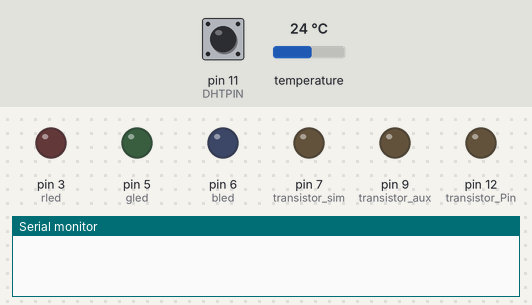
Simulated run of this sketch. Board: Arduino Uno, built with avr-gcc and run on an emulated ATmega328P. On the bench: output pins drawn as LEDs (lit = HIGH), the last lines printed to the serial monitor. The test bench sets the inputs (shaded band); at power-on: pin 11 (DHTPIN) HIGH, temperature 24 °C. The local clock reads 2024-03-15 10:24:30 at power-on unless the sketch sets it; pins used as bus, display or sensor lines are not drawn.

Above: at 0.1 s.
At 1.6 s:
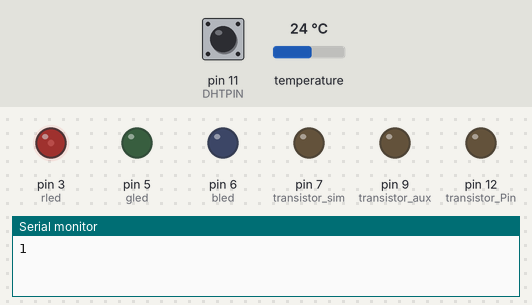
At 2.6 s:
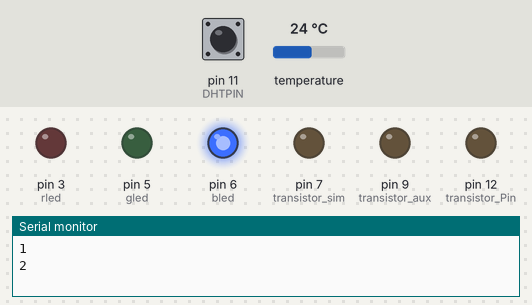
At 3.6 s:
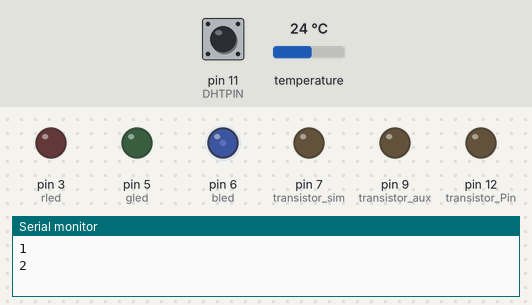
At 5.6 s:
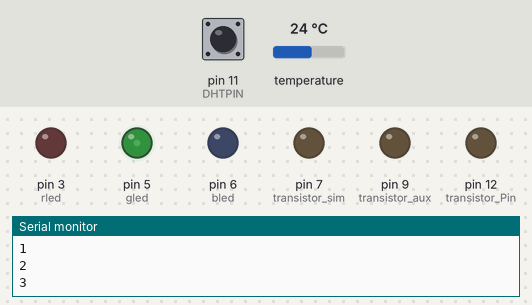
At 6.8 s:
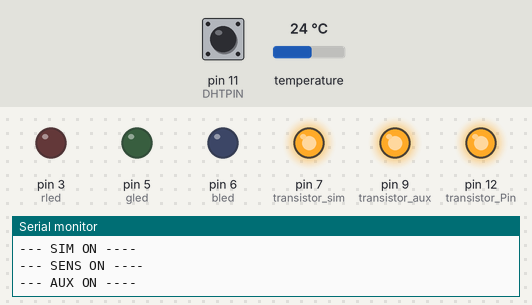
Timing chart, 0 to 8.3 s (numbered marks = the images above):
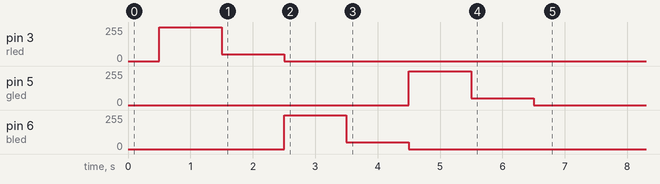

The sketch:

PruebaSensoresRTCV02.ino
```cpp
#include "DHT.h" // Libreria DHT de Adafruit para DHT 11 o DHT 22 https://github.com/adafruit/DHT-sensor-library/archive/master.zip
#include <DS3232RTC.h>  //Libreria RTC https://github.com/JChristensen/DS3232RTC
#include "SIM800L.h"
#include <SoftwareSerial.h>


#define transistor_Pin 12   //Pin del transistor
#define transistor_sim 7   //Pin del transistor
#define transistor_aux 9   //Pin del transistor


#define rled 3   //Pin del transistor
#define gled 5   //Pin del transistor
#define bled 6   //Pin del transistor

//------------------HALL----------------
#define  hall_an 10  //Pin Anemometro (Vel. Viento)
#define  hall_pluv1 13 //Pin Anemometro (Pluviografo1)

#define DHTPIN 11     //Pin donde está conectado el sensor DHT
#define DHTTYPE DHT22   //Sensor DHT22
DHT dht(DHTPIN, DHTTYPE);

int hallCounter = 0;   //Contador tic tocs anemometro
int hallState = 0;         //Estado actual del sensor efecto hall anemometro (HIGH,LOW)

int lastHall = 0;     //Estado previo del sensor efecto hall anemometro (HIGH,LOW)
int lLastHall = 0;     //Estado previo del sensor efecto hall anemometro (HIGH,LOW)
int lLLastHall = 0;     //Estado previo del sensor efecto hall anemometro (HIGH,LOW)

int hallCounter1 = 0;   //Contador tic tocs ´pluviografo
int hallState1 = 0;      //Estado actual del sensor efecto hall pluviografo (HIGH,LOW)

bool lastHall1 = HIGH;    //Estado previo del sensor efecto hall pluviografo (HIGH,LOW)
bool lLastHall1 = HIGH;     //Estado previo del sensor efecto hall anemometro (HIGH,LOW)
bool lLLastHall1 = HIGH;     //Estado previo del sensor efecto hall anemometro (HIGH,LOW)

float starttime;
float new_endtime = 0;

int tiempo_hall = 100;

int direccion = 0;
int WV = 0;


float h;  //Variable de humedad relativa (0-100)
float temp; //Variable temeperatura grados centigrados

boolean date_done = false;

float vol_bat = 0;
float vol_panel = 0;

#define RST_ARD 4

//#define SIM800_RX_PIN 5
//#define SIM800_TX_PIN 4
#define SIM800_RST_PIN 8

const char APN[] = "hologram";
const char USR[] = "";
const String URL = "https://eco.agromakers.org/api/r_v?id=2020080427&tramo=";
const String URL2 = "https://eco.agromakers.org/api/r_v?id=2020080427&tramo=";

SIM800L* sim800l;


const uint8_t LIMIT_CONT = 35;

void setup() {
  // put your setup code here, to run once:
  Serial.begin(9600);

  //delay(2000);
  pinMode(RST_ARD, OUTPUT);
  delay(500);
  digitalWrite(RST_ARD, LOW);

  pinMode(transistor_Pin, OUTPUT);
  pinMode(transistor_sim, OUTPUT);
  pinMode(transistor_aux, OUTPUT);

  testRGB();


  Serial.println("--- SIM ON ----");
  digitalWrite(transistor_sim, HIGH);
  delay(100);

  Serial.println("--- SENS ON ----");
  digitalWrite(transistor_Pin, HIGH);
  delay(100);

  Serial.println("--- AUX ON ----");
  digitalWrite(transistor_aux, HIGH);
  delay(100);

//  delay(10000);
//
//  Serial.println("--- SIM OFF ----");
//  digitalWrite(transistor_sim, LOW);
//  delay(100);
//
//  Serial.println("--- SENS OFF ----");
//  digitalWrite(transistor_sim, LOW);
//  delay(100);
//
//  Serial.println("--- AUX OFF ----");
//  digitalWrite(transistor_aux, LOW);
//  delay(100);

 // Equivalent line with the debug enabled on the Serial
  sim800l = new SIM800L((Stream *)&Serial, SIM800_RST_PIN, 300, 20, (Stream *)&Serial);

  delay(5000);

//  sendGet(URL);

  dht.begin();//Inicializar el DHT
  delay(500);

  temp_hum();
  delay(500);

  initTime();
  delay(1000);
  time_t tiempo = RTC.get();
  Serial.println(F("Time Datos"));
  Serial.println((String(hour(tiempo))+ "," + String(minute(tiempo))));

}

void loop() {


  time_t t = RTC.get();
  Serial.println(F("HORA"));
  Serial.println(String(hour(t))+ "," + String(minute(t)) + "," + String(second(t)));

  delay(1000);


}
void testRGB(){
  pinMode(rled, OUTPUT);
  pinMode(bled, OUTPUT);
  pinMode(gled, OUTPUT);

  analogWrite(rled, 0);
  analogWrite(bled, 0);
  analogWrite(gled, 0);

  //Test de color
  Serial.println("1");
  analogWrite(rled, 255); // Se enciende color rojo
  delay(1000);            // Se esperan 1 s
  analogWrite(rled, 50); // Se enciende color rojo
  delay(1000);            // Se esperan 1 s
  analogWrite(rled, 0);  // Se apaga color rojo

  Serial.println("2");
  analogWrite(bled, 255); // Se enciende color azul
  delay(1000);            // Se esperan 1 s
  analogWrite(bled, 50); // Se enciende color azul
  delay(1000);            // Se esperan 1 s
  analogWrite(bled, 0);  // Se apaga color azul

  Serial.println("3");
  analogWrite(gled, 255); // Se enciende color verde
  delay(1000);            // Se esperan 1 s
  analogWrite(gled, 50); // Se enciende color verde
  delay(1000);            // Se esperan 1 s
  analogWrite(gled, 0);  // Se apaga colo verde
}

void testSensores(){
  updateVolt();
  delay(1000);
  int dirF = 0;
  temp_hum();
  delay(500);
  int contDifDir = 0;
  boolean out = true;
  int dir1 = dir();
  delay(1000);

//  while(true){
//    int dir1 = dir();
//    delay(1000);
//    int dir2 = dir();
//    delay(1000);
//    int dir3 = dir();
//    delay(1000);
//    int dir4 = dir();
//    delay(1000);
//    if(dir1 == dir2){
//      dirF = dir1;
//      out = false;;
//    }else{
//      contDifDir++;
//      dirF = dir1;
//    }
//  }


  hall();
  delay(100000);
}
void initTime(){
  //Configuración de la fecha
  RTC.begin();
  delay(1000);

  if (true){
  tmElements_t tm;
  tm.Hour = 16;
  tm.Minute = 11;
  tm.Second = 00;
  tm.Day = 13;
  tm.Month = 07;
  tm.Year = 2021 - 1970;
  RTC.write(tm);

  time_t t = RTC.get();
  Serial.println(String(hour(t))+ "," + String(minute(t)));
  }

  date_done = true;
}

void hall() {
  hallCounter = 0;
  hallCounter1 = 0;
  starttime = millis();
  Serial.print("Inicio Hall");
  //Serial.println(starttime);
  while ((new_endtime - starttime) < tiempo_hall) { //Realizar este loop durante 45 segundos
    hallState = digitalRead(hall_an); //Estado hall anemometro
    hallState1 = digitalRead(hall_pluv1); //Estado hall pluviografo 1
//    Serial.println("----------------------");
//    if (hallState == HIGH) {
//      Serial.println(F("HIGH"));
//    }else{
//      Serial.println(F("LOW"));
//    }
//    if (lastHall1 == HIGH) {
//      Serial.println(F("HIGH"));
//    }else{
//      Serial.println(F("LOW"));
//    }
//    if (lLastHall == HIGH) {
//      Serial.println(F("HIGH"));
//    }else{
//      Serial.println(F("LOW"));
//    }
//    if (lLLastHall == HIGH) {
//      Serial.println(F("HIGH"));
//    }else{
//      Serial.println(F("LOW"));
//    }
    //Si hay un cambio en el estado HIGH ->LOW o LOW->HIGH en la señal de salida de los efecto hall
    //se aumenta en 1 el numero de tic tocs
    if (lLLastHall != lLastHall) {
      if (hallState == HIGH and lastHall == HIGH and lLastHall == HIGH) {
        hallCounter++;
        Serial.println(hallCounter);
        Serial.println("Anemometro");
//delay(500);
      }
      delay(50);
    }
    if (lLLastHall1 != lLastHall1) {
      if (hallState1 == HIGH and lastHall1 == HIGH and lLastHall1 == HIGH) {
        hallCounter1++;
        Serial.println(hallCounter1);
        Serial.println("Pluviografo");
        //delay(500);
      }
      delay(50);
    }

    lLLastHall = lLastHall;
    lLastHall = lastHall;
    lastHall = hallState;

    lLLastHall1 = lLastHall1;
    lLastHall1 = lastHall1;
    lastHall1 = hallState1;


    new_endtime = millis();
  }
  Serial.println("Counter");
  Serial.println(hallCounter);
  Serial.println(hallCounter1);
}


int dir(){

  //Dependiendo del valor analogo obtenido de la señal del sensor infrarrojo se establece la direccion
    WV = analogRead(A3);
    Serial.println("DIR ->");
    Serial.println(WV);
//--------------ESTACION 5-------------
    if (WV > 145 && WV < 165){
      direccion = 1;
    }
    else if (WV >= 166 && WV < 180){
      direccion = 2;
    }
    else if (WV >= 181 && WV < 200){
      direccion = 3;
    }
    else if (WV >= 201 && WV < 220){
      direccion = 4;
    }
    else if (WV >= 221 && WV < 246){
      direccion = 5;
    }
    else if (WV >= 246 && WV < 275){
      direccion = 6;
    }
    else if (WV >= 276 && WV < 305){
      direccion = 7;
    }
    else if (WV >= 305 && WV < 413){
      direccion = 8;
    }
    else{
      direccion = 9;
    }
//------------- ESTACION4 ---------------
//    if (WV > 145 && WV < 180){
//      direccion = 1;
//    }
//    else if (WV >= 181 && WV < 195){
//      direccion = 2;
//    }
//    else if (WV >= 196 && WV < 210){
//      direccion = 3;
//    }
//    else if (WV >= 211 && WV < 245){
//      direccion = 4;
//    }
//    else if (WV >= 245 && WV < 275){
//      direccion = 5;
//    }
//    else if (WV >= 276 && WV < 305){
//      direccion = 6;
//    }
//    else if (WV >= 306 && WV < 335){
//      direccion = 7;
//    }
//    else if (WV >= 336 && WV < 413){
//      direccion = 8;
//    }
//    else{
//      direccion = 9;
//    }

//------------ ESTACION2 -----------
//    if (WV > 145 && WV < 160){
//      direccion = 1;
//    }
//    else if (WV >= 161 && WV < 180){
//      direccion = 2;
//    }
//    else if (WV >= 181 && WV < 200){
//      direccion = 3;
//    }
//    else if (WV >= 201 && WV < 215){
//      direccion = 4;
//    }
//    else if (WV >= 216 && WV < 235){
//      direccion = 5;
//    }
//    else if (WV >= 236 && WV < 249){
//      direccion = 6;
//    }
//    else if (WV >= 250 && WV < 265){
//      direccion = 7;
//    }
//    else if (WV >= 265 && WV < 413){
//      direccion = 8;
//    }
//    else{
//      direccion = 9;
//    }

//-------------- ESTACION3 ------------
//if (WV > 145 && WV < 180){
//      direccion = 1;
//    }
//    else if (WV >= 181 && WV < 205){
//      direccion = 2;
//    }
//    else if (WV >= 206 && WV < 225){
//      direccion = 3;
//    }
//    else if (WV >= 226 && WV < 245){
//      direccion = 4;
//    }
//    else if (WV >= 246 && WV < 265){
//      direccion = 5;
//    }
//    else if (WV >= 266 && WV < 290){
//      direccion = 6;
//    }
//    else if (WV >= 291 && WV < 315){
//      direccion = 7;
//    }
//    else if (WV >= 316 && WV < 413){
//      direccion = 8;
//    }
//    else{
//      direccion = 9;
//    }

// ------------------- ESTACION1 ------------
//    if (WV > 130 && WV < 155){
//      direccion = 1;
//    }
//    else if (WV >= 156 && WV < 175){
//      direccion = 2;
//    }
//    else if (WV >= 176 && WV < 190){
//      direccion = 3;
//    }
//    else if (WV >= 191 && WV < 220){
//      direccion = 4;
//    }
//    else if (WV >= 221 && WV < 240){
//      direccion = 5;
//    }
//    else if (WV >= 241 && WV < 255){
//      direccion = 6;
//    }
//    else if (WV >= 256 && WV < 279){
//      direccion = 7;
//    }
//    else if (WV >= 280 && WV < 350 ){
//      direccion = 8;
//    }
//    else{
//      direccion = 9;
//    }
    Serial.println(direccion);
    return direccion;
}

void temp_hum() {
  h = dht.readHumidity(); //Leer la humedad relativa
  temp = dht.readTemperature(); //Leer temperatura en grados Celsius
  Serial.println("Datos Ambiente");
  Serial.println(String(h) + " - " + String(temp));
}

void updateVolt(){
  vol_bat = float (analogRead(A1)*(0.0049)*2);
  vol_panel = float (analogRead(A2)*(4.73)*(0.0049));
  Serial.println(String(vol_bat) + " - " + String(vol_panel));
}

//bool sendGet(String msg_param) {
//    // Setup module for GPRS communication
//  bool enviado = false;
//  uint8_t contfail = 0;
//  uint8_t contFailSetup = 0;
//
//  while(!enviado and contfail<5){
//    boolean var1;
//    contFailSetup = 0;
//    while(contFailSetup <= 2){
//      var1 = setupModule();
//      if(!var1){
//        contFailSetup++;
//        Serial.println(F("Failed setup cycle"));
//        Serial.println(var1);
//        Serial.println(F("Reset SIM"));
////        sim800l->reset();
////        delay(5000);
//      }else{
//        break;
//      }
//    }
////    if(var1 == false){
////      Serial.println(F("Var False"));
////    }else{
////      Serial.println(F("Var TRUE"));
////    }
//    if(contFailSetup>=4 and !var1){
//      Serial.println(F("Unable to Setup Module SIM"));
//      //return false;
//    }
////    // Close GPRS connectivity (5 trials)
////    bool disconnected2 = sim800l->disconnectGPRS();
////    for(uint8_t i = 0; i < 2 && !disconnected2; i++) {
////      delay(1000);
////      disconnected2 = sim800l->disconnectGPRS();
////    }
////
////    if(disconnected2) {
////      Serial.println(F("GPRS disconnected !"));
////    } else {
////      Serial.println(F("GPRS still connected !"));
////    }
//
//    // Establish GPRS connectivity (5 trials)
//    bool connected = false;
//    for(uint8_t i = 0; i < 2 && !connected; i++) {
//      delay(2000);
//      connected = sim800l->connectGPRS1();
//    }
//
//    // Check if connected, if not reset the module and setup the config again
//    if(!connected) {
//      Serial.println(F("GPRS1 not connected !"));
//    }
//
//    connected = false;
//    for(uint8_t i = 0; i < 5 && !connected; i++) {
//      delay(1000);
//      connected = sim800l->connectGPRS2();
//    }
//
//    // Check if connected, if not reset the module and setup the config again
//    if(connected) {
//      Serial.println(F("GPRS2 connected !"));
//    } else {
//      Serial.println(F("GPRS2 not connected !"));
//    }
//    delay(5000);
//    Serial.println(F("Start HTTP GET..."));
//
//    connected = false;
//    for(uint8_t i = 0; i < 5 && !connected; i++) {
//      delay(1000);
//      connected = sim800l->initiateHTTPINIT();
//    }
//
//    // Check if connected, if not reset the module and setup the config again
//    if(!connected) {
//      Serial.println(F("HTTP FAIL !"));
//    }
//    Serial.println(F("URL HTTP"));
//    Serial.println(msg_param);
//    connected = false;
//    for(uint8_t i = 0; i < 5 && !connected; i++) {
//      delay(5000);
//      connected = sim800l->initiateHTTPPARAINIT((msg_param).c_str(),NULL);
//    }
//
//    // Check if connected, if not reset the module and setup the config again
//    if(connected) {
//      Serial.println(F("HTTPPARA SUCCESS !"));
//    } else {
//      Serial.println(F("HTTPPARA FAIL !"));
//    }
//
//    uint16_t contHttpError = 0;
//    while(enviado==false and contHttpError < 3){
//      // Do HTTP GET communication with 10s for the timeout (read)
//      uint16_t rc = sim800l->doGet(65000);
//       if(rc == 200 or rc == 409) {
//        // Success, output the data received on the serial
//        Serial.println(F("HTTP GET successful"));
//        enviado = true;
//        break;
//      } else {
//        // Failed...
//        Serial.print(F("HTTP GET error "));
//        Serial.println(rc);
//        contHttpError++;
//        delay(3000);
////        Serial.println("ContFail");
////        Serial.println(contfail);
//      }
//    }
//    delay(1000);
//    // Close GPRS connectivity (5 trials)
//    bool disconnected = sim800l->disconnectGPRS();
//    for(uint8_t i = 0; i < 2 && !connected; i++) {
//      delay(1000);
//      disconnected = sim800l->disconnectGPRS();
//    }
//
//    if(!disconnected) {
//      Serial.println(F("GPRS still connected !"));
//    }
//    delay(5000);
//    // Go into low power mode
//    bool lowPowerMode = sim800l->setPowerMode(MINIMUM);
//    if(!lowPowerMode) {
//      Serial.println(F("Failed to switch module to low power mode"));
//      delay(500);
//      lowPowerMode = sim800l->setPowerMode(MINIMUM);
//      if(!lowPowerMode) {
//        Serial.println(F("Failed to switch module to low power mode x2"));
//      }
//    }
//
//    delay(5000);
//    // Go into sleep mode
//    lowPowerMode = sim800l->sleepModeCLK();
//    if(!lowPowerMode) {
//      Serial.println(F("Failed to switch module to sleep mode"));
//    }
//    contfail++;
////    Serial.println(F("ContFail"));
////    Serial.println(contfail);
//
//  }
//  return enviado;
//}

//bool setupModule() {
//  bool resp = true;
//  uint8_t maxContSig = 0;
//    // Wait until the module is ready to accept AT commands
//  while(!sim800l->isReady() and maxContSig < LIMIT_CONT) {
//    //Serial.println(F("Problem to initialize AT command, retry in 1 sec"));
//    delay(500);
//    maxContSig++;
//  }
//  if(maxContSig>=LIMIT_CONT){
//    Serial.println(F("No AT Response"));
//    return false;
//  }
//  delay(500);
//  if(sim800l->sleepWakeCLK()) {
//    //Serial.println(F("Module awake mode"));
//  } else {
//    Serial.println(F("Failed to wake up module"));
//  }
//
//  Serial.println(F("Setup Complete!"));
//  bool nornmalMode = sim800l->setPowerMode(NORMAL);
////  if(nornmalMode) {
////    Serial.println(F("Module in normal power mode"));
////  } else {
////    Serial.println(F("Failed to switch module to normal power mode"));
////  }
//  // Wait for the GSM signal
//  maxContSig = 0;
//  uint8_t signal = sim800l->getSignal();
//  while(signal <= 0 && maxContSig < LIMIT_CONT) {
//    delay(500);
//    signal = sim800l->getSignal();
//    Serial.print(signal);
//    maxContSig++;
//  }
//  if(maxContSig>=LIMIT_CONT){
//    Serial.println(F("No Signal"));
//    resp = false;
//  }
////  Serial.print(F("Signal OK (strenght: "));
////  Serial.print(signal);
////  Serial.println(F(")"));
////  delay(1000);
//
//  // Wait for operator network registration (national or roaming network)
//  maxContSig = 0;
//  NetworkRegistration network = sim800l->getRegistrationStatus();
//  while(network != REGISTERED_HOME && network != REGISTERED_ROAMING && maxContSig < LIMIT_CONT) {
//    delay(1000);
//    network = sim800l->getRegistrationStatus();
//    maxContSig++;
//  }
//  if(maxContSig>=LIMIT_CONT){
//    Serial.println(F("Network Registration Failed"));
//    //return false;
//  }
////  Serial.println(F("Network registration OK"));
////  delay(1000);
//
//  // Setup APN for GPRS configuration
//  bool success = sim800l->setupGPRS(APN);
//  while(!success) {
//    success = sim800l->setupGPRS(APN);
//    delay(5000);
//  }
//  //Serial.println(F("GPRS config OK"));
//
//  return resp;
//}
```
